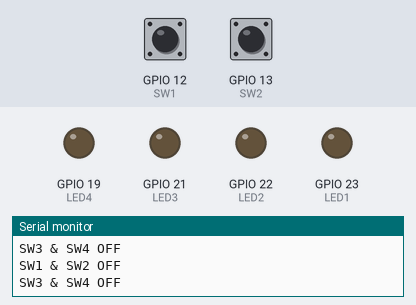
A sketch run on a simulated ESP32. Parts: output pins drawn as LEDs (lit = HIGH), the last lines printed to the serial monitor. Inputs (shaded band) come from the test bench; at power-on: GPIO 12 (SW1) HIGH, GPIO 13 (SW2) HIGH.

Above: at 1.2 s.
1.3 s: GPIO 12 (SW1) pulled LOW for 0.15 s
At 1.4 s:
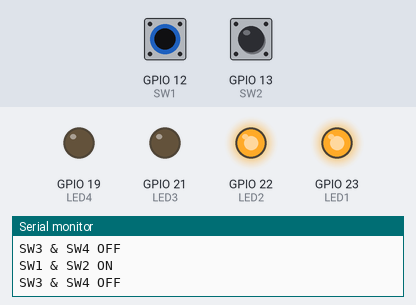
3.0 s: GPIO 13 (SW2) pulled LOW for 0.15 s
At 3.1 s:
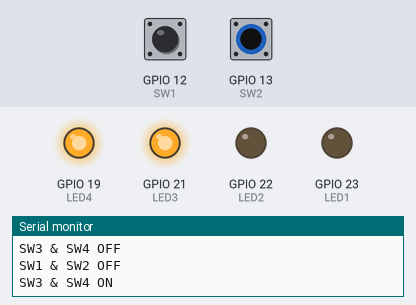
4.7 s: GPIO 13 (SW2) pulled LOW for 3.2 s
At 8.2 s:
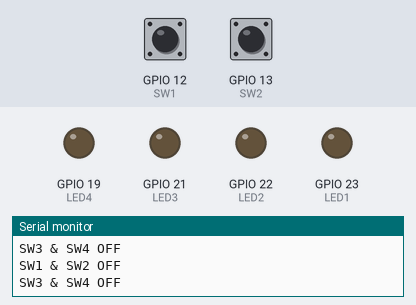
9.4 s: GPIO 12 (SW1) pulled LOW for 3.2 s
At 10.7 s:
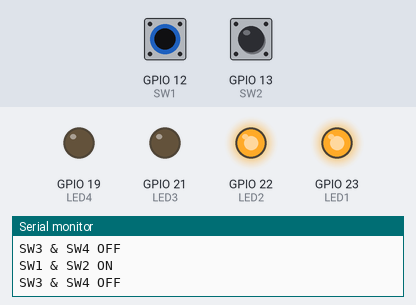
14.1 s: GPIO 12 (SW1) driven LOW and GPIO 13 (SW2) driven LOW
At 14.6 s:
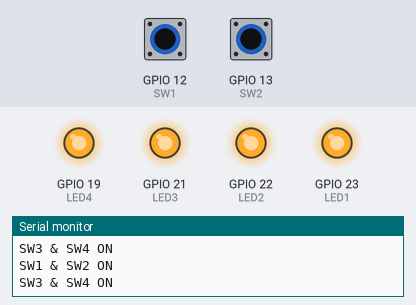
Timing chart, 0 to 16.6 s (numbered marks = the images above; inputs shaded):
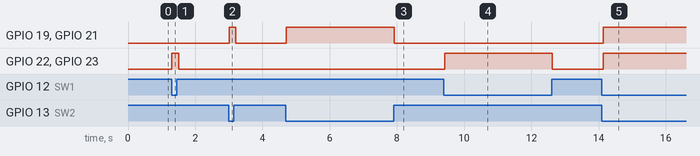

The sketch:

ESP32-Lab2.ino
```cpp
const int LED1 = 23;
const int LED2 = 22;
const int LED3 = 21;
const int LED4 = 19;
const int SW1  = 12;
const int SW2  = 13;

void setup() {
   Serial.begin(9600);
   pinMode(LED1, OUTPUT);
   pinMode(LED2, OUTPUT);
   pinMode(LED3, OUTPUT);
   pinMode(LED4, OUTPUT);
   pinMode(SW1, INPUT_PULLUP);
   pinMode(SW2, INPUT_PULLUP);
}

void loop() {
  int state1 = digitalRead(SW1);
  int state2 = digitalRead(SW2);

  if(state1 == LOW){
     Serial.println("SW1 & SW2 ON");
     digitalWrite(LED1, HIGH);
     digitalWrite(LED2, HIGH);
  }else{
     Serial.println("SW1 & SW2 OFF");
     digitalWrite(LED1, LOW);
     digitalWrite(LED2, LOW);
  }

  if(state2 == LOW){
     Serial.println("SW3 & SW4 ON");
     digitalWrite(LED3, HIGH);
     digitalWrite(LED4, HIGH);
  }else{
     Serial.println("SW3 & SW4 OFF");
     digitalWrite(LED3, LOW);
     digitalWrite(LED4, LOW);
  }

  delay(100);
}
```

Measured:
- after the input at 1.3 s, GPIO 22 (LED2), GPIO 23 (LED1): LOW → HIGH at once, → LOW 0.20 s later
- after the input at 3.0 s, GPIO 19 (LED4), GPIO 21 (LED3): LOW → HIGH at once, → LOW 0.20 s later
- after the input at 4.7 s, GPIO 19 (LED4), GPIO 21 (LED3): LOW → HIGH at once, → LOW 3.2 s later
- after the input at 9.4 s, GPIO 22 (LED2), GPIO 23 (LED1): LOW → HIGH at once, → LOW 3.2 s later
- after the input at 14.1 s, GPIO 19 (LED4), GPIO 21 (LED3), GPIO 22 (LED2), GPIO 23 (LED1): LOW → HIGH at once
